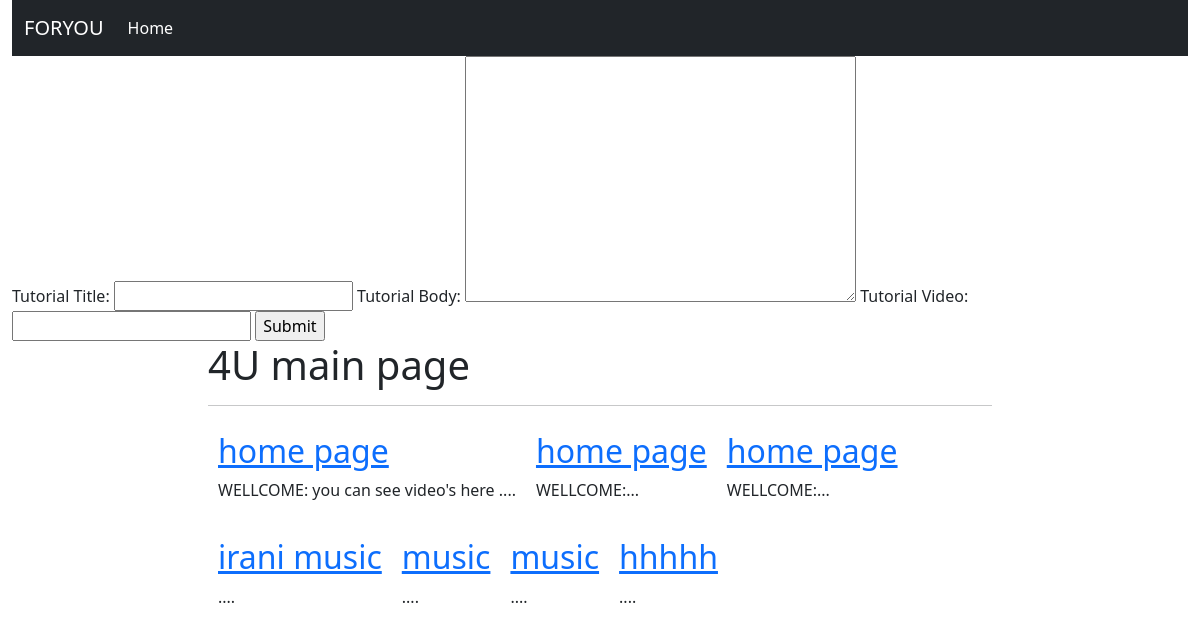
Before: / with the older database file.
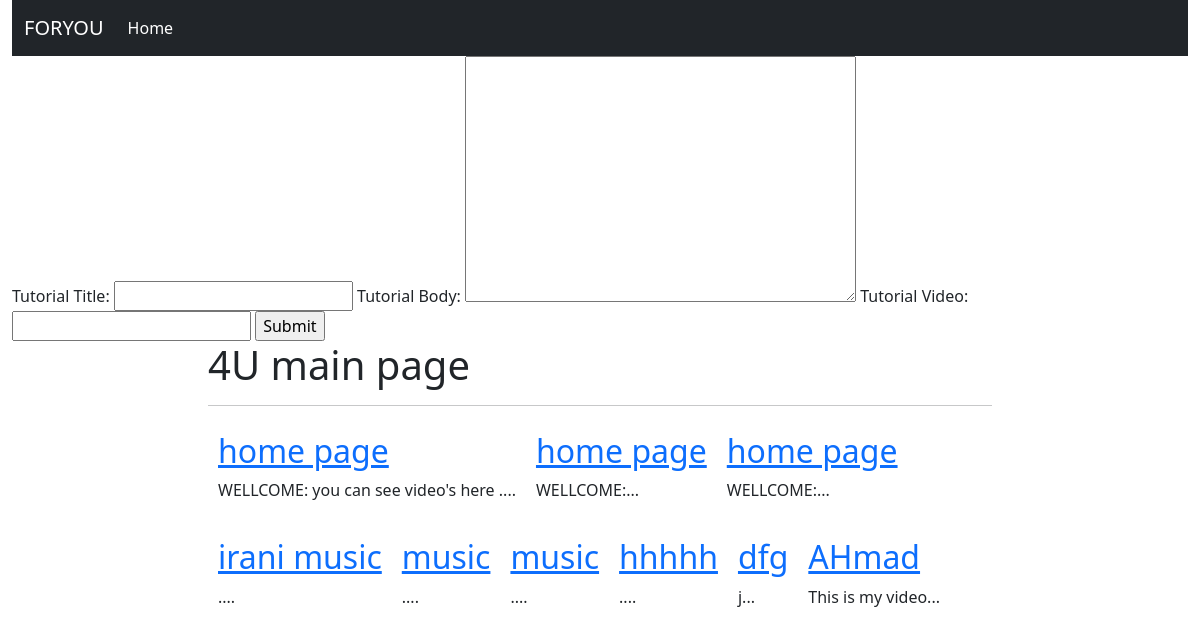
After: the same page with the newer database file.
### blog/models.py (models this page shows, shortened)
class  tutorial(models.Model):
	tutorial_Title = models.CharField(max_length=200)
	tutorial_Body = models.TextField()
	tutorial_Video = EmbedVideoField()
	class  Meta:
		verbose_name_plural = "Tutorial"

### blog/views.py (the view)
# urls.py: path('', views.blog, name= 'blog'),
def  blog(request):
	form = blogform()
	if request.method == 'POST':
		form = blogform(request.POST)
		if form.is_valid():
			form.save()
	Tut = tutorial.objects.all()
	context = {
	'Tut': Tut,
	'form': form
	}
	return  render(request, 'blog.html', context)

### blog/forms.py
class blogform(ModelForm):
    class Meta:
        model = tutorial
        fields = '__all__'

### blog/templates/blog.html (shortened to what this page needs)
{% extends 'base.html' %}
{% load embed_video_tags %}
{% block page_content %}
<form action="/blog/" method="post">
	{{ form }}
	<input type="submit">
</form>
<div class="col-md-8 offset-md-2">
	<h1>4U main page</h1>
	<hr>
	<div class="flex-container">
	{% for t in Tut %}
		<div class="flex-item">
			<h2><a href="{% url 'blog_detail' t.pk %}">{{ t.tutorial_Title}}</a></h2>
			<p>{{ t.tutorial_Body | slice:':400' }}...</p>
		</div>
		{% endfor %}
	</div>
</div>
{%endblock%}

### blog/templates/base.html (shortened to what this page needs)
<!DOCTYPE html>
<html lang="en">
	<head>
		<link
			href="https://cdn.jsdelivr.net/npm/bootstrap@5.1.1/dist/css/bootstrap.min.css"
			rel="stylesheet"
		/>
	</head>
	<body>
		<div class="container-fluid">
			<nav class="navbar navbar-expand-lg navbar-dark bg-dark">
				<div class="container-fluid">
					<a class="navbar-brand" href="#">FORYOU</a>
					<div class="collapse navbar-collapse" id="navbarTogglerDemo03">
						<ul class="navbar-nav me-auto mb-2 mb-lg-0">
							<li class="nav-item">
								<a
									class="nav-link active"
									aria-current="page"
									href="http://127.0.0.1:8000/"
									>Home</a
								>
							</li>
						</ul>
					</div>
				</div>
			</nav>
			{% block page_content %}{%endblock%}
		</div>
	</body>
</html>

### blog/templates/blog.html (style rules this page uses)
.flex-container { display: flex; flex-wrap: wrap; flex-direction: row; }
.flex-item { padding: 10px; }

Changed rows visible on the page:
added tutorial: tutorial_Title "dfg", tutorial_Body "j"
added tutorial: tutorial_Title "AHmad", tutorial_Body "This is my video"
